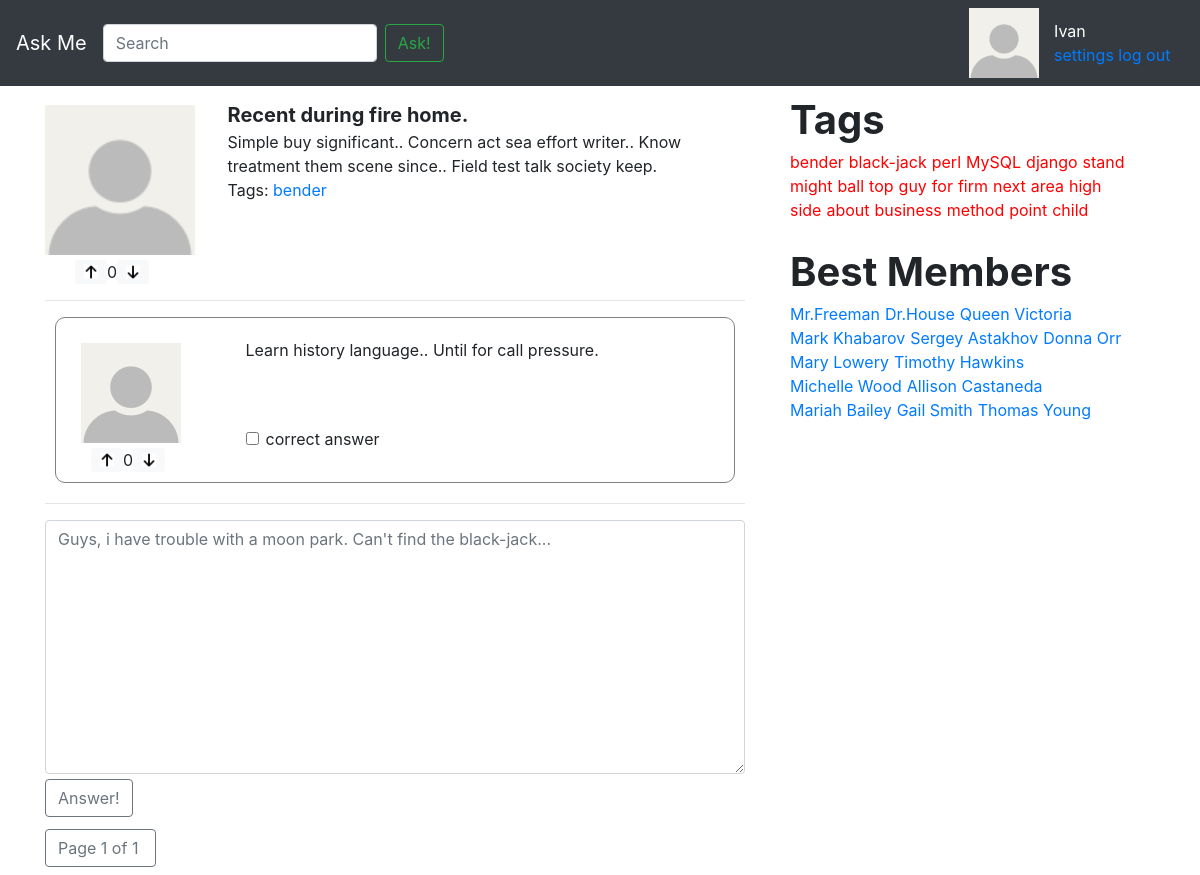
The page /question/95/ on the database its author committed.
### app/models.py (models this page shows, shortened)
class Question(models.Model):
	title = models.CharField(max_length = 256, verbose_name = 'Заголовок')
	text = models.TextField(verbose_name = 'Текст')
	date_create = models.DateTimeField(auto_now_add=True, verbose_name = 'Дата создания')
	author = models.ForeignKey('User', on_delete = models.CASCADE, verbose_name = 'Автор')
	tags = models.ManyToManyField('Tag', verbose_name = 'Тэги')
	marks = GenericRelation(Mark)
	objects = QuestionManager()
	class Meta:
		verbose_name = 'Вопрос'
		verbose_name_plural = 'Вопросы'

class User(models.Model):
	author = models.OneToOneField('Profile', on_delete=models.CASCADE)
	objects = UserManager()
	def __str__(self):
		return self.author.user_name
	class Meta:
		verbose_name = 'Пользователь'
		verbose_name_plural = 'Пользователи'

class Profile(models.Model):
	user_name = models.CharField(max_length = 256, verbose_name = 'Имя в системе')
	email = models.EmailField(verbose_name = 'E-mail', default = 'default@def.com', blank = True)
	image = models.ImageField(upload_to='static/img/', default = '111.jpg', blank = True)
	class Meta:
		verbose_name = 'Профиль'
		verbose_name_plural = 'Профили'

class Tag(models.Model):
	name = models.CharField(max_length = 256, unique = True, verbose_name = 'Название тэга')
	objects = TagManager()
	def __str__(self):
		return self.name
	class Meta:
		verbose_name = 'Тэг'
		verbose_name_plural = 'Тэги'

class Answer(models.Model):
	text = models.TextField(verbose_name = 'Текст')
	date_create = models.DateField(auto_now_add=True, verbose_name = 'Дата создания')
	is_correct = models.BooleanField(default=False, verbose_name = 'Правильность')
	question = models.ForeignKey('Question', on_delete = models.CASCADE, verbose_name = 'Вопрос')
	author = models.ForeignKey('User', on_delete = models.CASCADE, verbose_name = 'Автор')
	marks = GenericRelation(Mark)
	objects = AnswerManager()
	class Meta:
		verbose_name = 'Ответ'
		verbose_name_plural = 'Ответы'

### app/views.py (the view)
# urls.py: path('question/<int:question_id>/', views.question_answers, name='question_answers'),
def question_answers(request, question_id):
	question = Question.objects.question_by_id(question_id)
	question_answers = Answer.objects.question_answers(question_id)
	page_obj = paginate(request, question_answers)
	return render(request, 'answers_page.html', {
		'page_obj': page_obj,
		'question': question,
		})

### app/models.py (called while the page is built)
	def get_all_users(self):
		return self.all()

	def count_rating(self):
		return self.filter(mark_type = Mark.MarkType.LIKE).count() - self.filter(mark_type = Mark.MarkType.DISLIKE).count()

	def question_by_id(self, question_id):
		return self.get(pk=question_id)

	def question_answers(self, question_id):
		return self.filter(question__id = question_id).order_by('-date_create')

	def get_all_tags(self):
		return self.all()

### app/views.py (called while the page is built)
def paginate(request, object_list, per_page=3):
    paginator = Paginator(object_list, per_page)
    page_number = request.GET.get('page')
    page_obj = paginator.get_page(page_number)
    return page_obj

### askme/context_processors.py (called while the page is built)
def tags(arg):
	tags = Tag.objects.get_all_tags()
	return { 'tags': tags }

def best_members(arg):
	best_members = User.objects.get_all_users()
	return { 'members': best_members }

### templates/answers_page.html (shortened to what this page needs)
{% extends 'inc/base.html' %}
{% load static %}
{% block content %}
    <div class="row main_question">
    <div class="col-3 question_box_left">
        <div class="row">
            <img id="main_question_img" src="../../static/img/{{ question.author.author.image }}" alt="My image" class="question-img">
        </div>
        <div id="main_question_like_widget" class="row like_widget">
            <img class="btn btn-primary btn-sm btn-light" src="{% static 'img/like.jpg' %}" height="24">
            <div class="bd-highlight like-status"> {{ question.marks.count_rating }} </div>
            <img class="btn btn-primary btn-sm btn-light" src="{% static 'img/dislike.jpg' %}" height="24">
        </div>
    </div>
        <div class="col-9">
            <div class="question_box_right">
                <div class="question-title">{{ question.title }}</div>
                <div >{{ question.text }}</div>
                <div class="row">
                    <div class="col">
                        <span class="ans_tag">Tags:</span>
                            {% for tag in question.tags.get_all_tags %}
                                <a class="ans_tag" href="{% url 'tag' tag  %}">{{ tag }}</a>
                            {% endfor %}
                    </div>
                </div>
            </div>
        </div>
    </div>
    <hr/>
    {% for answer in page_obj %}
        {% include 'inc/answer.html' %}
    {% endfor %}
    <hr/>
    <textarea class="form-control" id="exampleFormControlTextarea1" rows="10" placeholder="Guys, i have trouble with a moon park. Can't find the black-jack..."></textarea>
    <button id="answer_btn_answer_page" type="button" class="page_btn btn btn-outline-secondary" id="answer_btn">Answer!
    </button>
{% endblock content %}
{% block right %}
    {% include 'inc/tags_section.html' %}
{% endblock right %}
{% block page_btns %}
    {% include 'inc/pagination.html' %}
{% endblock page_btns %}

### templates/inc/answer.html
{% load static %}
<div class="row question-box">
    <div class="col-3 question_box_left">
        <div class="row">
            <img src="../../static/img/{{ answer.author.author.image }}" alt="My image" class="question-img">
        </div>
        <div class="row like_widget">
            <img class="btn btn-primary btn-sm btn-light" src="{% static 'img/like.jpg' %}" height="24">
            <div class="bd-highlight like-status"> {{ answer.marks.count_rating }} </div>
            <img class="btn btn-primary btn-sm btn-light" src="{% static 'img/dislike.jpg' %}" height="24">
        </div>
    </div>
    <div class="col-9">
        <div class="question_box_right">
            <div class="question-text">{{ answer.text }}</div>
            <div class="row answers_links_bottom">
                <div class="col">
                    <div class="form-check">
                        <input class="form-check-input" type="checkbox" value="" id="defaultCheck1">
                        <label class="form-check-label" for="defaultCheck1">
                            correct answer
                        </label>
                    </div>
                </div>
            </div>
        </div>
    </div>
</div>

### templates/inc/tags_section.html
<div>
    <div class="row">
        <span class="row tags_header">Tags</span>
    </div>
    <div class="row link_tags">
        {% for tag in tags %}
            <a class="sample_tag lang_tag" href="{% url 'tag' tag  %}">{{ tag }}</a>
        {% endfor %}
    </div>
</div>
<div>
    <div class="row">
        <span class="row tags_header">Best Members</span>
    </div>
    <div class="row link_tags">
        {% for member in members %}
            <a class="sample_tag" href="">{{ member }}</a>
        {% endfor %}
    </div>
</div>

### static/css/sticky-footer.css (style rules this page uses)
html { position: relative; min-height: 100%; }
body { margin-bottom: 60px; }

### static/css/container.css (style rules this page uses)
.question-box { border: 1px solid gray; padding: 10px; margin: 10px; border-radius: 10px; margin-bottom: 20px; }
.like_widget { margin-left: 10px; margin-top: 5px; }
#main_question_img { margin-left: 15px; margin-top: 15px; width: 150px; width: 150px; padding: 0px; }
#main_question_like_widget { margin-left: 30px; }
.question-text { margin-top: 10px; }
.answers_links_bottom { margin-top: 65px; }
.question-img { margin-left: 15px; margin-top: 15px; max-width: 150px; padding: 0px; }
.question-title { font-size: 20px; font-weight: bold; }
.tags_header { font-size: 40px; font-weight: bold; margin-left: 0px; }
.link_tags { margin-right: 25px; margin-bottom: 20px; }
.sample_tag { margin-right: 5px; }
.lang_tag { color: red; }
.question_box_right { margin-top: 10px; }
#answer_btn_answer_page { margin-top: 5px; margin-bottom: 5px; }
.page_btn { margin-right: 5px; }

### rows shown on the page
Question: author.author.image (picture), marks.count_rating "0", title "Recent during fire home.", text "Simple buy significant.. Concern act sea effort writer.. Know treatment them scene since.. Field test talk society keep."
Tag: name "bender"
Answer: author.author.image (picture), marks.count_rating "0", text "Learn history language.. Until for call pressure."
Tag: name "black-jack"
Tag: name "perl"
Tag: name "MySQL"
Tag: name "django"
Tag: name "stand"
Tag: name "might"
Tag: name "ball"
Tag: name "top"
Tag: name "guy"
Tag: name "for"
Tag: name "firm"
Tag: name "next"
Tag: name "area"
Tag: name "high"
Tag: name "side"
Tag: name "about"
Tag: name "business"
Tag: name "method"
Tag: name "point"
Tag: name "child"
User: author.user_name "Mr.Freeman"
User: author.user_name "Dr.House"
User: author.user_name "Queen Victoria"
User: author.user_name "Mark Khabarov"
User: author.user_name "Sergey Astakhov"
User: author.user_name "Donna Orr"
User: author.user_name "Mary Lowery"
User: author.user_name "Timothy Hawkins"
User: author.user_name "Michelle Wood"
User: author.user_name "Allison Castaneda"
User: author.user_name "Mariah Bailey"
User: author.user_name "Gail Smith"
User: author.user_name "Thomas Young"

### other values the page prints
{{ page_obj.number }} "1"
{{ page_obj.paginator.num_pages }} "1"
